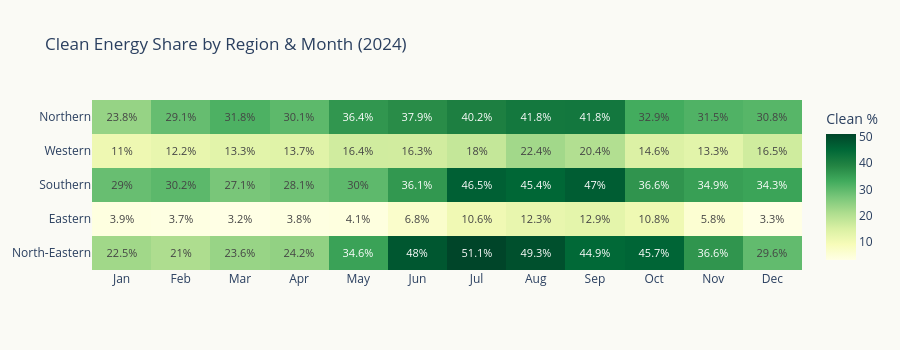

This figure's notebook cell:
### Markdown cell above
## 3. Regional Clean Energy Share by Month

Clean energy = Hydro + Nuclear + RES (renewables). Southern and Western regions should lead, especially during monsoon months when hydro peaks.

### Code cell
# Clean = Hydro + Nuclear + RES
clean_pct = pd.DataFrame(index=[REGION_NAMES[r] for r in REGIONS], columns=range(1,13), dtype=float)

for r in REGIONS:
    monthly = df.groupby('month').agg({
        f'{r}: Hydro': 'sum', f'{r}: Nuclear': 'sum', f'{r}: RES': 'sum', f'{r}: Total': 'sum'
    })
    clean = monthly[f'{r}: Hydro'] + monthly[f'{r}: Nuclear'] + monthly[f'{r}: RES']
    clean_pct.loc[REGION_NAMES[r]] = (100 * clean / monthly[f'{r}: Total']).values

fig = go.Figure(data=go.Heatmap(
    z=clean_pct.values,
    x=month_labels,
    y=clean_pct.index.tolist(),
    colorscale='YlGn',
    text=np.round(clean_pct.values, 1),
    texttemplate='%{text}%',
    textfont=dict(size=11),
    colorbar=dict(title='Clean %'),
))
fig.update_layout(
    title='Clean Energy Share by Region & Month (2024)',
    plot_bgcolor=BG, paper_bgcolor=BG,
    height=350,
    xaxis=dict(dtick=1),
    yaxis=dict(autorange='reversed'),
)
fig.show()

### Figure 1 — Plotly figure (JSON) as saved in the notebook; plotly's stock layout.template omitted (floating-point values rounded to 4 significant figures)
{"data": [{"colorbar": {"title": {"text": "Clean %"}}, "colorscale": [[0.0, "rgb(255,255,229)"], [0.125, "rgb(247,252,185)"], [0.25, "rgb(217,240,163)"], [0.375, "rgb(173,221,142)"], [0.5, "rgb(120,198,121)"], [0.625, "rgb(65,171,93)"], [0.75, "rgb(35,132,67)"], [0.875, "rgb(0,104,55)"], [1.0, "rgb(0,69,41)"]], "text": [[23.8, 29.1, 31.8, 30.1, 36.4, 37.9, 40.2, 41.8, 41.8, 32.9, 31.5, 30.8], [11.0, 12.2, 13.3, 13.7, 16.4, 16.3, 18.0, 22.4, 20.4, 14.6, 13.3, 16.5], [29.0, 30.2, 27.1, 28.1, 30.0, 36.1, 46.5, 45.4, 47.0, 36.6, 34.9, 34.3], [3.9, 3.7, 3.2, 3.8, 4.1, 6.8, 10.6, 12.3, 12.9, 10.8, 5.8, 3.3], [22.5, 21.0, 23.6, 24.2, 34.6, 48.0, 51.1, 49.3, 44.9, 45.7, 36.6, 29.6]], "textfont": {"size": 11}, "texttemplate": "%{text}%", "type": "heatmap", "x": ["Jan", "Feb", "Mar", "Apr", "May", "Jun", "Jul", "Aug", "Sep", "Oct", "Nov", "Dec"], "y": ["Northern", "Western", "Southern", "Eastern", "North-Eastern"], "z": [[23.79, 29.11, 31.83, 30.06, 36.36, 37.88, 40.16, 41.77, 41.81, 32.89, 31.51, 30.76], [11.01, 12.17, 13.31, 13.74, 16.36, 16.34, 18.02, 22.43, 20.45, 14.6, 13.34, 16.5], [28.95, 30.18, 27.08, 28.08, 29.99, 36.13, 46.5, 45.35, 47.04, 36.61, 34.93, 34.27], [3.876, 3.679, 3.23, 3.839, 4.066, 6.822, 10.58, 12.28, 12.94, 10.82, 5.767, 3.289], [22.54, 21.03, 23.6, 24.21, 34.6, 47.95, 51.11, 49.29, 44.89, 45.67, 36.6, 29.56]]}], "layout": {"height": 350, "paper_bgcolor": "#FAFAF5", "plot_bgcolor": "#FAFAF5", "title": {"text": "Clean Energy Share by Region & Month (2024)"}, "xaxis": {"dtick": 1}, "yaxis": {"autorange": "reversed"}}}
